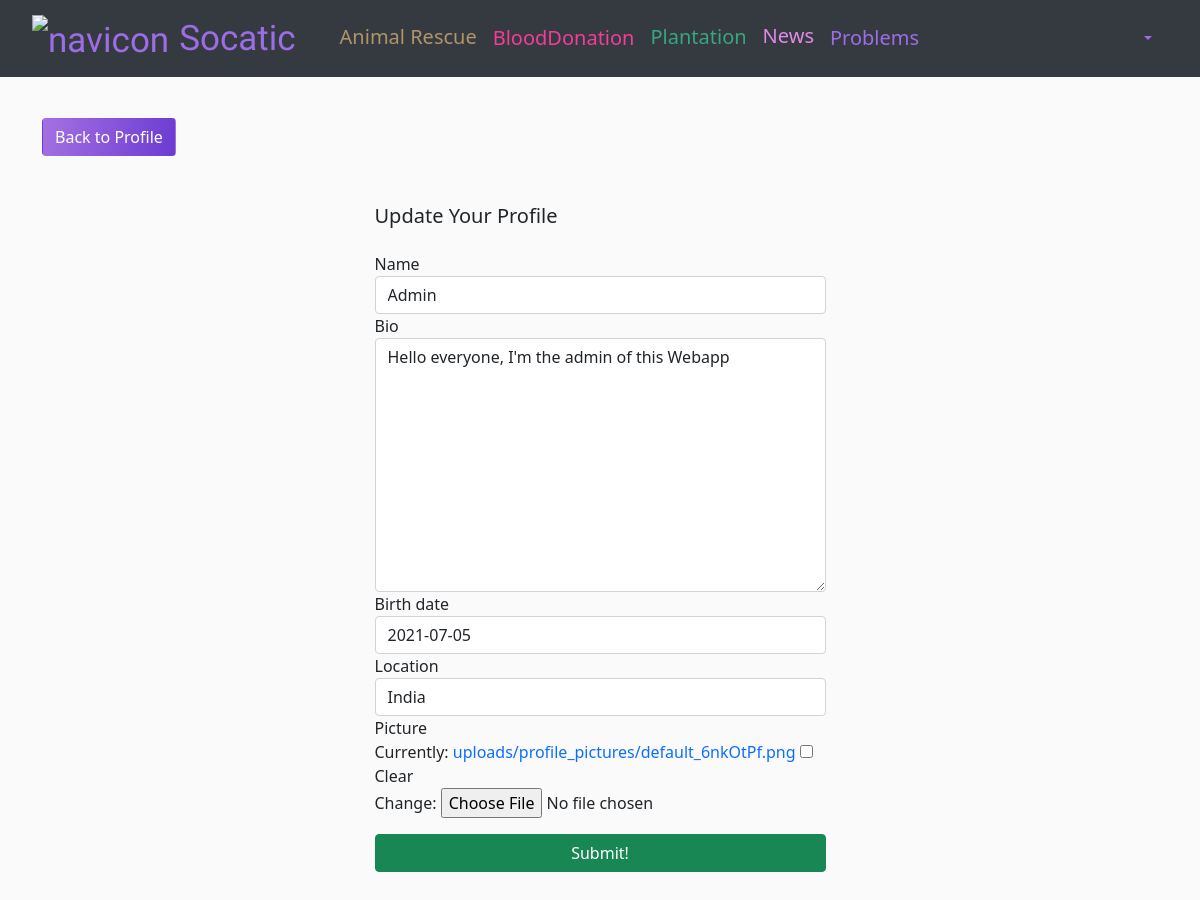
The page /social/profile/edit/1/ (signed in) on the database its author committed.
### social/models.py (models this page shows)
class UserProfile(models.Model):
    user = models.OneToOneField(User, primary_key=True, verbose_name='user',
                                related_name='profile', on_delete=models.CASCADE)
    name = models.CharField(max_length=30, blank=True, null=True)
    bio = models.TextField(max_length=500, blank=True)
    birth_date = models.DateField(null=True, blank=True)
    location = models.CharField(max_length=100, blank=True, null=True)
    picture = models.ImageField(upload_to='uploads/profile_pictures/',
                                default='uploads/profile_pictures/default.png', blank=True)

### social/views.py (the view, shortened to what this page needs)
# urls.py: path('profile/edit/<int:pk>/', ProfileEditView.as_view(), name='profile-edit'),
class ProfileEditView(LoginRequiredMixin, UserPassesTestMixin, UpdateView):
    model = UserProfile
    fields = ['name', 'bio', 'birth_date', 'location', 'picture']
    template_name = 'social/profile_edit.html'
    def test_func(self):
        profile = self.get_object()
        return self.request.user == profile.user

### social/templates/social/profile_edit.html (shortened to what this page needs)
{% extends 'landing/base.html' %}
{% load crispy_forms_tags %}
{% block content %}
<div class="container">
    <div class="row mt-5">
        <div class="col-md-3 col-sm-6">
            <a href="{% url 'profile' object.pk %}" class="btn btn-btf">Back to Profile</a>
        </div>
    </div>
    <div class="row justify-content-center mt-5">
        <div class="col-md-5 col-sm-12">
            <h5>Update Your Profile</h5>
        </div>
    </div>
    <div class="row justify-content-center mt-3 mb-5">
        <div class="col-md-5 col-sm-12">
            <form method="POST" enctype="multipart/form-data">
                {{ form | crispy }}
                <div class="d-grid gap-2">
                    <button class="btn btn-success mt-3">Submit!</button>
                </div>
            </form>
        </div>
    </div>
</div>
{% endblock content %}

### static/css/style.css (style rules this page uses)
.remove-default-btn:focus, textarea { box-shadow: none; outline: none !important; }
a { text-decoration: none !important; }
.btn-btf { color: white; background: rgb(164, 113, 226); background: linear-gradient( 103deg, rgba(164, 113, 226, 1) 0%, rgba(107, 59, 210, 1) 100% ); isolation: isolate; }
body { background-color: #fafafa; transition: background 0.2s linear; overflow-x: hidden; padding-bottom: 20px; }
button { isolation: isolate; }

### landing/templates/landing/base.html (style rules this page uses)
body { padding-top: 70px; }

### rows shown on the page
UserProfile: name "Admin", bio "Hello everyone, I'm the admin of this Webapp", birth_date "2021-07-05", location "India"
